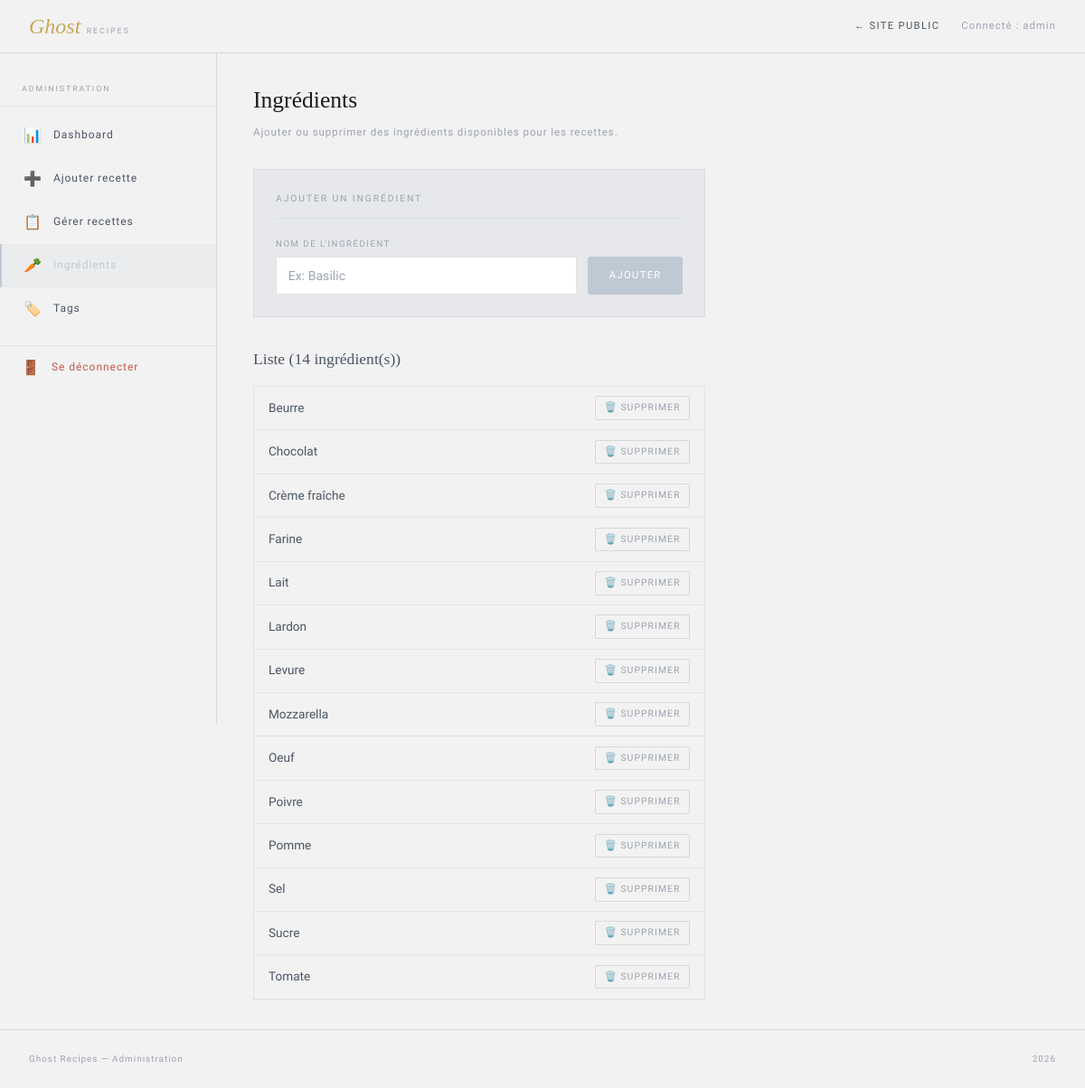
Screenshot of /admin/manage_ingredients.php (signed in) with the database file from the repository.
### tables this page shows
CREATE TABLE ingredient (
    id  INT AUTO_INCREMENT PRIMARY KEY,
    nom VARCHAR(100) NOT NULL UNIQUE
);

### classes/Ingredient.php (called while the page is built, shortened)
<?php
class Ingredient extends Element {
    public static function getAll($pdo) {
        $stmt = $pdo->query("SELECT * FROM ingredient ORDER BY nom");
        return $stmt->fetchAll(PDO::FETCH_ASSOC);
    }
}
?>

### admin/manage_ingredients.php (the view, shortened to what this page needs)
<?php
require_once "../config/db.php";
require_once "../classes/Ingredient.php";
$ingredients = Ingredient::getAll($pdo);
require_once "header_admin.php";
?>
<h1 class="admin-title">Ingrédients</h1>
<p class="admin-sub">Ajouter ou supprimer des ingrédients disponibles pour les recettes.</p>
<div class="form-section" style="max-width:500px;">
    <div class="form-section-title">Ajouter un ingrédient</div>
    <form method="POST" action="manage_ingredients.php">
        <div class="form-group">
            <label class="form-label" for="nom">Nom de l'ingrédient</label>
            <div style="display:flex; gap:0.75rem;">
                <input class="form-input" type="text" id="nom" name="nom"
                       placeholder="Ex: Basilic" required>
                <button type="submit" name="action_ajouter" class="btn btn-primary">Ajouter</button>
            </div>
        </div>
    </form>
</div>
<h2 style="font-family:'Playfair Display',serif; font-weight:400; font-size:1.1rem; margin-bottom:1rem; color:var(--text2);">
    Liste (<?= count($ingredients) ?> ingrédient(s))
</h2>
<?php if (empty($ingredients)): ?>
    <p style="font-size:0.85rem; color:var(--text3);">Aucun ingrédient pour l'instant.</p>
<?php else: ?>
    <ul class="item-list" style="max-width:500px; border:1px solid var(--border);">
        <?php foreach ($ingredients as $ing): ?>
            <li>
                <span><?= htmlspecialchars($ing['nom']) ?></span>
                <form method="POST" action="manage_ingredients.php" style="display:inline;"
                      onsubmit="return confirm('Supprimer cet ingrédient ?')">
                    <button type="submit" name="action_supprimer" class="item-del-btn">🗑️ Supprimer</button>
                </form>
            </li>
        <?php endforeach; ?>
    </ul>
<?php endif; ?>
<?php require_once "footer_admin.php"; ?>

### public/css/style.css (style rules this page uses)
:root { --bg: #F2F2F2; --bg2: #E6E8EB; --bg3: #DDE3EA; --surface: #FFFFFF; --surface2: #F7F7F8; --border: rgba(30, 30, 30, 0.06); --border2: rgba(30, 30, 30, 0.12); --text: #1C1C1E; --text2: #4B5563; --text3: #9CA3AF; --rose: #BFC9D4; --rose2: #94A3B8; --rose-bg: rgba(191, 201, 212, 0.15); --gold: #C6A85C; --gold2: #A88C3F; --gold-bg: rgba(198, 168, 92, 0.12); --red: #C65A4A; --red-bg: rgba(198, 90, 74, 0.12); --green: #5F8F7B; --green-bg: rgba(95, 143, 123, 0.12); }
* { box-sizing: border-box; margin: 0; padding: 0; }
body { background: var(--bg); color: var(--text); font-family: 'Source Sans 3', sans-serif; font-weight: 300; line-height: 1.6; min-height: 100vh; }
button { cursor: pointer; background: none; border: none; font: inherit; color: inherit; }
.admin-title { font-family: 'Playfair Display', serif; font-size: 1.6rem; font-weight: 400; margin-bottom: 0.3rem; }
.admin-sub { font-size: 0.72rem; color: var(--text3); letter-spacing: 0.08em; margin-bottom: 2rem; }
.form-section { background: var(--bg2); border: 1px solid var(--border); padding: 1.5rem; margin-bottom: 2rem; }
.form-section-title { font-size: 0.65rem; letter-spacing: 0.18em; text-transform: uppercase; color: var(--text3); margin-bottom: 1.25rem; padding-bottom: 0.75rem; border-bottom: 1px solid var(--border); }
.form-group { display: flex; flex-direction: column; gap: 0.4rem; }
.form-label { font-size: 0.6rem; letter-spacing: 0.16em; text-transform: uppercase; color: var(--text3); }
.form-input, .form-textarea, .form-select { background: var(--surface); border: 1px solid var(--border2); border-radius: 3px; padding: 0.6rem 0.8rem; font-size: 0.88rem; color: var(--text); outline: none; font-family: inherit; width: 100%; }
.form-input::placeholder, .form-textarea::placeholder { color: var(--text3); }
.btn { font-size: 0.7rem; letter-spacing: 0.12em; text-transform: uppercase; padding: 0.7rem 1.4rem; border-radius: 3px; display: inline-flex; align-items: center; gap: 0.5rem; }
.btn-primary { background: var(--rose); color: #fff; border: 1px solid var(--rose); }
.item-list { list-style: none; }
.item-list li { display: flex; align-items: center; justify-content: space-between; padding: 0.65rem 1rem; border-bottom: 1px solid var(--border); font-size: 0.85rem; color: var(--text2); }
.item-del-btn { font-size: 0.65rem; letter-spacing: 0.1em; text-transform: uppercase; color: var(--text3); padding: 0.25rem 0.6rem; border: 1px solid var(--border2); border-radius: 2px; }

### rows the page displays
ingredient: nom "Beurre"
ingredient: nom "Chocolat"
ingredient: nom "Crème fraîche"
ingredient: nom "Farine"
ingredient: nom "Lait"
ingredient: nom "Lardon"
ingredient: nom "Levure"
ingredient: nom "Mozzarella"
ingredient: nom "Oeuf"
ingredient: nom "Poivre"
ingredient: nom "Pomme"
ingredient: nom "Sel"
ingredient: nom "Sucre"
ingredient: nom "Tomate"

### other values shown
$_SESSION['login'] "admin"
count($ingredients) "14"
